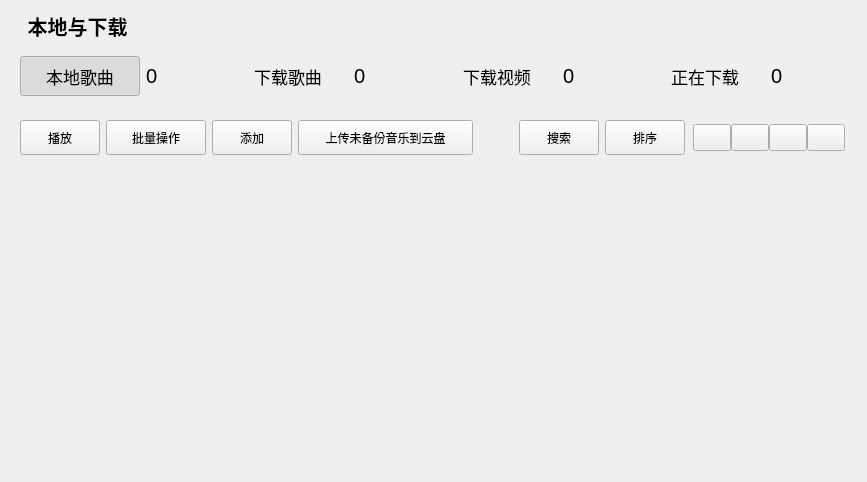
            <widget class="QWidget" name="local_download_page">
             <layout class="QVBoxLayout" name="verticalLayout_9">
              <item>
               <widget class="QLabel" name="local_download_label">
                <property name="font">
                 <font>
                  <pointsize>15</pointsize>
                  <bold>true</bold>
                 </font>
                </property>
                <property name="text">
                 <string>   本地与下载</string>
                </property>
               </widget>
              </item>
              <item>
               <widget class="QWidget" name="guide_widget" native="true">
                <layout class="QHBoxLayout" name="horizontalLayout_8">
                 <item>
                  <widget class="QPushButton" name="local_music_pushButton">
                   <property name="sizePolicy">
                    <sizepolicy hsizetype="Preferred" vsizetype="Fixed">
                     <horstretch>0</horstretch>
                     <verstretch>0</verstretch>
                    </sizepolicy>
                   </property>
                   <property name="minimumSize">
                    <size>
                     <width>120</width>
                     <height>40</height>
                    </size>
                   </property>
                   <property name="font">
                    <font>
                     <pointsize>13</pointsize>
                    </font>
                   </property>
                   <property name="text">
                    <string>本地歌曲</string>
                   </property>
                   <property name="checkable">
                    <bool>true</bool>
                   </property>
                   <property name="checked">
                    <bool>true</bool>
                   </property>
                   <property name="autoExclusive">
                    <bool>true</bool>
                   </property>
                   <property name="flat">
                    <bool>true</bool>
                   </property>
                  </widget>
                 </item>
                 <item>
                  <widget class="QLabel" name="local_music_number_label">
                   <property name="font">
                    <font>
                     <pointsize>15</pointsize>
                    </font>
                   </property>
                   <property name="text">
                    <string>0</string>
                   </property>
                  </widget>
                 </item>
                 <item>
                  <spacer name="hs13">
                   <property name="orientation">
                    <enum>Qt::Horizontal</enum>
                   </property>
                   <property name="sizeHint" stdset="0">
                    <size>
                     <width>40</width>
                     <height>20</height>
                    </size>
                   </property>
                  </spacer>
                 </item>
                 <item>
                  <widget class="QPushButton" name="downloaded_music_pushButton">
                   <property name="sizePolicy">
                    <sizepolicy hsizetype="Preferred" vsizetype="Fixed">
                     <horstretch>0</horstretch>
                     <verstretch>0</verstretch>
                    </sizepolicy>
                   </property>
                   <property name="minimumSize">
                    <size>
                     <width>120</width>
                     <height>40</height>
                    </size>
                   </property>
                   <property name="font">
                    <font>
                     <pointsize>13</pointsize>
                    </font>
                   </property>
                   <property name="text">
                    <string>下载歌曲</string>
                   </property>
                   <property name="checkable">
                    <bool>true</bool>
                   </property>
                   <property name="checked">
                    <bool>false</bool>
                   </property>
                   <property name="autoExclusive">
                    <bool>true</bool>
                   </property>
                   <property name="flat">
                    <bool>true</bool>
                   </property>
                  </widget>
                 </item>
                 <item>
                  <widget class="QLabel" name="downloaded_music_number_label">
                   <property name="font">
                    <font>
                     <pointsize>15</pointsize>
                    </font>
                   </property>
                   <property name="text">
                    <string>0</string>
                   </property>
                  </widget>
                 </item>
                 <item>
                  <spacer name="hs14">
                   <property name="orientation">
                    <enum>Qt::Horizontal</enum>
                   </property>
                   <property name="sizeHint" stdset="0">
                    <size>
                     <width>40</width>
                     <height>20</height>
                    </size>
                   </property>
                  </spacer>
                 </item>
                 <item>
                  <widget class="QPushButton" name="downloaded_video_pushButton">
                   <property name="sizePolicy">
                    <sizepolicy hsizetype="Preferred" vsizetype="Fixed">
                     <horstretch>0</horstretch>
                     <verstretch>0</verstretch>
                    </sizepolicy>
                   </property>
                   <property name="minimumSize">
                    <size>
                     <width>120</width>
                     <height>40</height>
                    </size>
                   </property>
                   <property name="font">
                    <font>
                     <pointsize>13</pointsize>
                    </font>
                   </property>
                   <property name="text">
                    <string>下载视频</string>
                   </property>
                   <property name="checkable">
                    <bool>true</bool>
                   </property>
                   <property name="checked">
                    <bool>false</bool>
                   </property>
                   <property name="autoExclusive">
                    <bool>true</bool>
                   </property>
                   <property name="flat">
                    <bool>true</bool>
                   </property>
                  </widget>
                 </item>
                 <item>
                  <widget class="QLabel" name="downloaded_video_number_label">
                   <property name="font">
                    <font>
                     <pointsize>15</pointsize>
                    </font>
                   </property>
                   <property name="text">
                    <string>0</string>
                   </property>
                  </widget>
                 </item>
                 <item>
                  <spacer name="hs15">
                   <property name="orientation">
                    <enum>Qt::Horizontal</enum>
                   </property>
                   <property name="sizeHint" stdset="0">
                    <size>
                     <width>40</width>
                     <height>20</height>
                    </size>
                   </property>
                  </spacer>
                 </item>
                 <item>
                  <widget class="QPushButton" name="downloading_pushButton">
                   <property name="sizePolicy">
                    <sizepolicy hsizetype="Preferred" vsizetype="Fixed">
                     <horstretch>0</horstretch>
                     <verstretch>0</verstretch>
                    </sizepolicy>
                   </property>
                   <property name="minimumSize">
                    <size>
                     <width>120</width>
                     <height>40</height>
                    </size>
                   </property>
                   <property name="font">
                    <font>
                     <pointsize>13</pointsize>
                    </font>
                   </property>
                   <property name="text">
                    <string>正在下载</string>
                   </property>
                   <property name="checkable">
                    <bool>true</bool>
                   </property>
                   <property name="checked">
                    <bool>false</bool>
                   </property>
                   <property name="autoExclusive">
                    <bool>true</bool>
                   </property>
                   <property name="flat">
                    <bool>true</bool>
                   </property>
                  </widget>
                 </item>
                 <item>
                  <widget class="QLabel" name="downloading_number_label">
                   <property name="font">
                    <font>
                     <pointsize>15</pointsize>
                    </font>
                   </property>
                   <property name="text">
                    <string>0</string>
                   </property>
                  </widget>
                 </item>
                 <item>
                  <spacer name="hs12">
                   <property name="orientation">
                    <enum>Qt::Horizontal</enum>
                   </property>
                   <property name="sizeHint" stdset="0">
                    <size>
                     <width>40</width>
                     <height>20</height>
                    </size>
                   </property>
                  </spacer>
                 </item>
                </layout>
               </widget>
              </item>
              <item>
               <widget class="QWidget" name="operation_widget" native="true">
                <layout class="QHBoxLayout" name="horizontalLayout_9">
                 <item>
                  <widget class="QToolButton" name="local_play_toolButton">
                   <property name="minimumSize">
                    <size>
                     <width>80</width>
                     <height>35</height>
                    </size>
                   </property>
                   <property name="toolTip">
                    <string>播放歌曲</string>
                   </property>
                   <property name="text">
                    <string>播放</string>
                   </property>
                   <property name="toolButtonStyle">
                    <enum>Qt::ToolButtonTextBesideIcon</enum>
                   </property>
                  </widget>
                 </item>
                 <item>
                  <widget class="QToolButton" name="batch_operation_toolButton">
                   <property name="minimumSize">
                    <size>
                     <width>100</width>
                     <height>35</height>
                    </size>
                   </property>
                   <property name="toolTip">
                    <string>批量添加或删除</string>
                   </property>
                   <property name="text">
                    <string>批量操作</string>
                   </property>
                   <property name="toolButtonStyle">
                    <enum>Qt::ToolButtonTextBesideIcon</enum>
                   </property>
                  </widget>
                 </item>
                 <item>
                  <widget class="QToolButton" name="local_add_toolButton">
                   <property name="minimumSize">
                    <size>
                     <width>80</width>
                     <height>35</height>
                    </size>
                   </property>
                   <property name="toolTip">
                    <string>添加歌曲</string>
                   </property>
                   <property name="text">
                    <string>添加</string>
                   </property>
                   <property name="toolButtonStyle">
                    <enum>Qt::ToolButtonTextBesideIcon</enum>
                   </property>
                  </widget>
                 </item>
                 <item>
                  <widget class="QToolButton" name="upload_toolButton">
                   <property name="minimumSize">
                    <size>
                     <width>175</width>
                     <height>35</height>
                    </size>
                   </property>
                   <property name="toolTip">
                    <string>上传到云</string>
                   </property>
                   <property name="text">
                    <string>上传未备份音乐到云盘</string>
                   </property>
                   <property name="toolButtonStyle">
                    <enum>Qt::ToolButtonTextBesideIcon</enum>
                   </property>
                  </widget>
                 </item>
                 <item>
                  <spacer name="horizontalSpacer_16">
                   <property name="orientation">
                    <enum>Qt::Horizontal</enum>
                   </property>
                   <property name="sizeHint" stdset="0">
                    <size>
                     <width>40</width>
                     <height>20</height>
                    </size>
                   </property>
                  </spacer>
                 </item>
                 <item>
                  <widget class="QToolButton" name="search_toolButton">
                   <property name="minimumSize">
                    <size>
                     <width>80</width>
                     <height>35</height>
                    </size>
                   </property>
                   <property name="toolTip">
                    <string>按名字搜索</string>
                   </property>
                   <property name="text">
                    <string>搜索</string>
                   </property>
                   <property name="toolButtonStyle">
                    <enum>Qt::ToolButtonTextBesideIcon</enum>
                   </property>
                  </widget>
                 </item>
                 <item>
                  <widget class="QToolButton" name="sort_toolButton">
                   <property name="minimumSize">
                    <size>
                     <width>80</width>
                     <height>35</height>
                    </size>
                   </property>
                   <property name="toolTip">
                    <string>按名字顺序</string>
                   </property>
                   <property name="text">
                    <string>排序</string>
                   </property>
                   <property name="toolButtonStyle">
                    <enum>Qt::ToolButtonTextBesideIcon</enum>
                   </property>
                  </widget>
                 </item>
                 <item>
                  <widget class="QWidget" name="small_widget" native="true">
                   <layout class="QHBoxLayout" name="horizontalLayout_14">
                    <property name="spacing">
                     <number>0</number>
                    </property>
                    <property name="leftMargin">
                     <number>2</number>
                    </property>
                    <property name="topMargin">
                     <number>0</number>
                    </property>
                    <property name="rightMargin">
                     <number>2</number>
                    </property>
                    <property name="bottomMargin">
                     <number>0</number>
                    </property>
                    <item>
                     <widget class="QToolButton" name="local_list_toolButton">
                      <property name="toolTip">
                       <string>列表</string>
                      </property>
                      <property name="text">
                       <string/>
                      </property>
                      <property name="iconSize">
                       <size>
                        <width>30</width>
                        <height>20</height>
                       </size>
                      </property>
                     </widget>
                    </item>
                    <item>
                     <widget class="QToolButton" name="local_zhuanji_toolButton">
                      <property name="toolTip">
                       <string>专辑</string>
                      </property>
                      <property name="text">
                       <string/>
                      </property>
                      <property name="iconSize">
                       <size>
                        <width>30</width>
                        <height>20</height>
                       </size>
                      </property>
                     </widget>
                    </item>
                    <item>
                     <widget class="QToolButton" name="local_singer_toolButton">
                      <property name="toolTip">
                       <string>歌手</string>
                      </property>
                      <property name="text">
                       <string/>
                      </property>
                      <property name="iconSize">
                       <size>
                        <width>30</width>
                        <height>20</height>
                       </size>
                      </property>
                     </widget>
                    </item>
                    <item>
                     <widget class="QToolButton" name="local_file_toolButton">
                      <property name="toolTip">
                       <string>文件</string>
                      </property>
                      <property name="text">
                       <string/>
                      </property>
                      <property name="iconSize">
                       <size>
                        <width>30</width>
                        <height>20</height>
                       </size>
                      </property>
                     </widget>
                    </item>
                   </layout>
                  </widget>
                 </item>
                </layout>
               </widget>
              </item>
              <item>
               <widget class="QWidget" name="local_song_list_widget" native="true">
                <property name="sizePolicy">
                 <sizepolicy hsizetype="Preferred" vsizetype="Expanding">
                  <horstretch>0</horstretch>
                  <verstretch>0</verstretch>
                 </sizepolicy>
                </property>
                <layout class="QVBoxLayout" name="verticalLayout_10">
                 <item>
                  <spacer name="vs">
                   <property name="orientation">
                    <enum>Qt::Vertical</enum>
                   </property>
                   <property name="sizeHint" stdset="0">
                    <size>
                     <width>20</width>
                     <height>283</height>
                    </size>
                   </property>
                  </spacer>
                 </item>
                </layout>
               </widget>
              </item>
             </layout>
            </widget>
